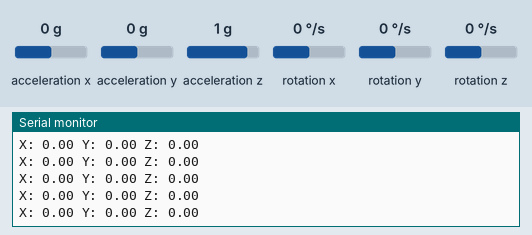
This sketch was run on a simulated Arduino Uno, built with avr-gcc and run on an emulated ATmega328P. On the bench: the last lines printed to the serial monitor. The inputs (shaded band) are chosen by the test bench; at power-on: rotation x 0 °/s, rotation y 0 °/s, rotation z 0 °/s, acceleration x 0 g, acceleration y 0 g, acceleration z 1 g.

Above: at 1.2 s.
1.3 s: rotation x set to -192 °/s
At 2.0 s:
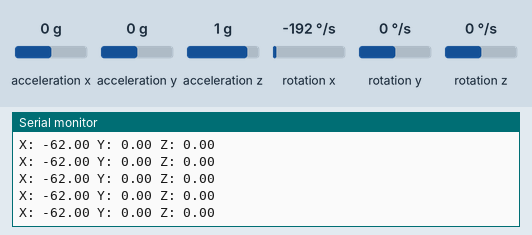
2.8 s: rotation y set to -192 °/s
At 3.4 s:
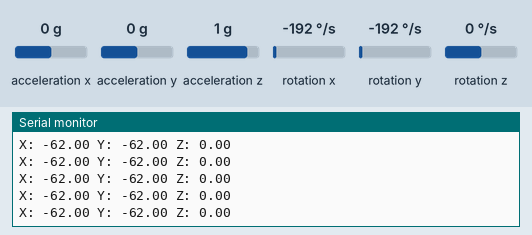
5.8 s: rotation z set to -192 °/s
At 6.4 s:
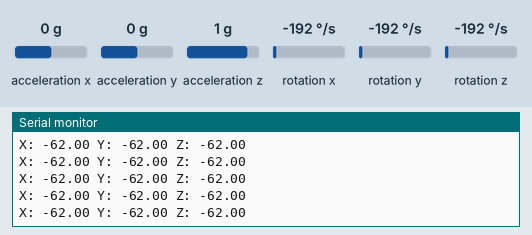
8.8 s: rotation z set to 0 °/s
At 9.4 s:
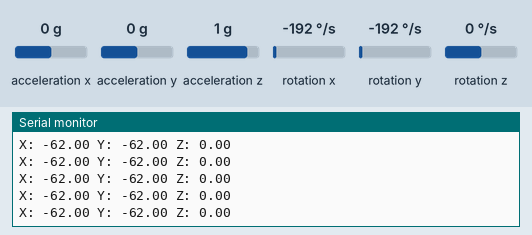
11.8 s: rotation x set to 100 °/s
At 12.6 s:
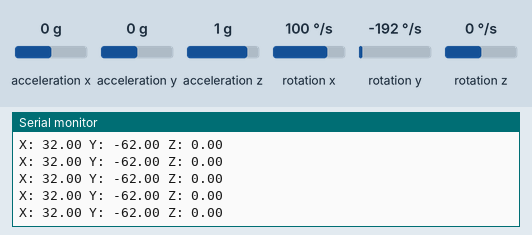
Timing chart, 0 to 14.8 s (numbered marks = the images above; inputs shaded):
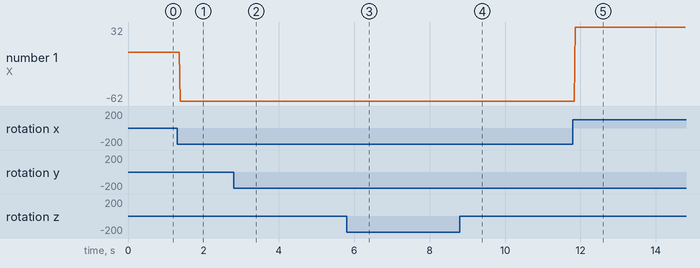

Measured:
- after the input at 1.3 s, the serial monitor: prints a new line after 0.08 s (image 1)
- after the input at 2.8 s, the serial monitor: prints a new line after 0.07 s (image 2)
- after the input at 5.8 s, the serial monitor: prints a new line after 0.08 s (image 3)
- after the input at 11.8 s, the serial monitor: prints a new line after 0.07 s (image 5)
- plotted number 1: 0 → -62 after the input at 1.3 s, -62 → 32 after the input at 11.8 s

The sketch:

mpu6050.ino
```cpp
#include <Wire.h>
#include <MPU6050.h>

MPU6050 mpu;

void setup() {
 Serial.begin(9600);
 Wire.begin();
 mpu.initialize();
}

void loop() {
 int16_t gx, gy, gz;
 mpu.getRotation(&gx, &gy, &gz);
 float x = gx / 400;
 float y = gy / 400;
 float z = gz / 400;
 Serial.print("X: "); Serial.print(x);
 Serial.print(" Y: "); Serial.print(y);
 Serial.print(" Z: "); Serial.println(z);

 //delay(100);
}
```
